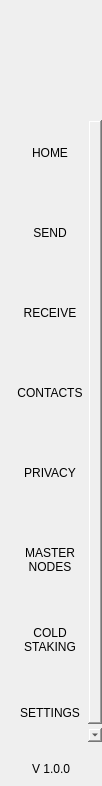
<?xml version="1.0" encoding="UTF-8"?>
<ui version="4.0">
 <class>NavMenuWidget</class>
 <widget class="QWidget" name="NavMenuWidget">
  <property name="geometry">
   <rect>
    <x>0</x>
    <y>0</y>
    <width>102</width>
    <height>786</height>
   </rect>
  </property>
  <property name="windowTitle">
   <string>Form</string>
  </property>
  <property name="styleSheet">
   <string notr="true">padding:0px;
border:none;
margin:0px;</string>
  </property>
  <layout class="QVBoxLayout" name="verticalLayout">
   <property name="spacing">
    <number>0</number>
   </property>
   <property name="leftMargin">
    <number>0</number>
   </property>
   <property name="topMargin">
    <number>0</number>
   </property>
   <property name="rightMargin">
    <number>0</number>
   </property>
   <property name="bottomMargin">
    <number>0</number>
   </property>
   <item>
    <widget class="QWidget" name="navContainer_2" native="true">
     <layout class="QVBoxLayout" name="navContainer" stretch="0,0,0,0">
      <property name="spacing">
       <number>0</number>
      </property>
      <property name="leftMargin">
       <number>0</number>
      </property>
      <property name="topMargin">
       <number>0</number>
      </property>
      <property name="rightMargin">
       <number>0</number>
      </property>
      <property name="bottomMargin">
       <number>10</number>
      </property>
      <item>
       <widget class="QPushButton" name="imgLogo">
        <property name="minimumSize">
         <size>
          <width>0</width>
          <height>120</height>
         </size>
        </property>
        <property name="focusPolicy">
         <enum>Qt::NoFocus</enum>
        </property>
        <property name="text">
         <string/>
        </property>
        <property name="iconSize">
         <size>
          <width>80</width>
          <height>80</height>
         </size>
        </property>
       </widget>
      </item>
      <item>
       <widget class="QScrollArea" name="scrollAreaNav">
        <property name="sizePolicy">
         <sizepolicy hsizetype="Expanding" vsizetype="Expanding">
          <horstretch>0</horstretch>
          <verstretch>0</verstretch>
         </sizepolicy>
        </property>
        <property name="minimumSize">
         <size>
          <width>0</width>
          <height>0</height>
         </size>
        </property>
        <property name="styleSheet">
         <string notr="true">QScrollBar {
height:0px;
 width:0px;
}

#scrollAreaNav{
background-color:transparent;
}</string>
        </property>
        <property name="horizontalScrollBarPolicy">
         <enum>Qt::ScrollBarAlwaysOff</enum>
        </property>
        <property name="sizeAdjustPolicy">
         <enum>QAbstractScrollArea::AdjustToContents</enum>
        </property>
        <property name="widgetResizable">
         <bool>true</bool>
        </property>
        <property name="alignment">
         <set>Qt::AlignLeading|Qt::AlignLeft|Qt::AlignTop</set>
        </property>
        <widget class="QWidget" name="scrollAreaNavVert">
         <property name="geometry">
          <rect>
           <x>0</x>
           <y>0</y>
           <width>100</width>
           <height>640</height>
          </rect>
         </property>
         <property name="sizePolicy">
          <sizepolicy hsizetype="Preferred" vsizetype="Expanding">
           <horstretch>0</horstretch>
           <verstretch>0</verstretch>
          </sizepolicy>
         </property>
         <property name="minimumSize">
          <size>
           <width>0</width>
           <height>0</height>
          </size>
         </property>
         <property name="autoFillBackground">
          <bool>false</bool>
         </property>
         <property name="styleSheet">
          <string notr="true">#scrollAreaNavVert{
background-color:transparent;
}</string>
         </property>
         <layout class="QVBoxLayout" name="verticalLayout_3">
          <property name="spacing">
           <number>0</number>
          </property>
          <property name="sizeConstraint">
           <enum>QLayout::SetDefaultConstraint</enum>
          </property>
          <property name="leftMargin">
           <number>0</number>
          </property>
          <property name="topMargin">
           <number>0</number>
          </property>
          <property name="rightMargin">
           <number>0</number>
          </property>
          <property name="bottomMargin">
           <number>0</number>
          </property>
          <item>
           <widget class="QToolButton" name="btnDashboard">
            <property name="minimumSize">
             <size>
              <width>100</width>
              <height>80</height>
             </size>
            </property>
            <property name="text">
             <string>HOME
</string>
            </property>
            <property name="iconSize">
             <size>
              <width>32</width>
              <height>32</height>
             </size>
            </property>
            <property name="checkable">
             <bool>true</bool>
            </property>
            <property name="checked">
             <bool>true</bool>
            </property>
            <property name="autoExclusive">
             <bool>true</bool>
            </property>
           </widget>
          </item>
          <item>
           <widget class="QToolButton" name="btnSend">
            <property name="minimumSize">
             <size>
              <width>100</width>
              <height>80</height>
             </size>
            </property>
            <property name="text">
             <string>SEND
</string>
            </property>
            <property name="iconSize">
             <size>
              <width>32</width>
              <height>32</height>
             </size>
            </property>
            <property name="checkable">
             <bool>true</bool>
            </property>
            <property name="autoExclusive">
             <bool>true</bool>
            </property>
           </widget>
          </item>
          <item>
           <widget class="QToolButton" name="btnReceive">
            <property name="minimumSize">
             <size>
              <width>100</width>
              <height>80</height>
             </size>
            </property>
            <property name="text">
             <string>RECEIVE
</string>
            </property>
            <property name="checkable">
             <bool>true</bool>
            </property>
            <property name="autoExclusive">
             <bool>true</bool>
            </property>
           </widget>
          </item>
          <item>
           <widget class="QToolButton" name="btnAddress">
            <property name="minimumSize">
             <size>
              <width>100</width>
              <height>80</height>
             </size>
            </property>
            <property name="text">
             <string>CONTACTS
</string>
            </property>
            <property name="iconSize">
             <size>
              <width>32</width>
              <height>32</height>
             </size>
            </property>
            <property name="checkable">
             <bool>true</bool>
            </property>
            <property name="autoExclusive">
             <bool>true</bool>
            </property>
           </widget>
          </item>
          <item>
           <widget class="QToolButton" name="btnPrivacy">
            <property name="minimumSize">
             <size>
              <width>100</width>
              <height>80</height>
             </size>
            </property>
            <property name="text">
             <string>PRIVACY
</string>
            </property>
            <property name="iconSize">
             <size>
              <width>32</width>
              <height>32</height>
             </size>
            </property>
            <property name="checkable">
             <bool>true</bool>
            </property>
            <property name="autoExclusive">
             <bool>true</bool>
            </property>
           </widget>
          </item>
          <item>
           <widget class="QToolButton" name="btnMaster">
            <property name="minimumSize">
             <size>
              <width>100</width>
              <height>80</height>
             </size>
            </property>
            <property name="text">
             <string>MASTER
NODES</string>
            </property>
            <property name="iconSize">
             <size>
              <width>32</width>
              <height>32</height>
             </size>
            </property>
            <property name="checkable">
             <bool>true</bool>
            </property>
            <property name="autoExclusive">
             <bool>true</bool>
            </property>
           </widget>
          </item>
          <item>
           <widget class="QToolButton" name="btnColdStaking">
            <property name="minimumSize">
             <size>
              <width>100</width>
              <height>80</height>
             </size>
            </property>
            <property name="text">
             <string>COLD
STAKING</string>
            </property>
            <property name="iconSize">
             <size>
              <width>32</width>
              <height>32</height>
             </size>
            </property>
            <property name="checkable">
             <bool>true</bool>
            </property>
            <property name="autoExclusive">
             <bool>true</bool>
            </property>
           </widget>
          </item>
          <item>
           <widget class="QToolButton" name="btnSettings">
            <property name="minimumSize">
             <size>
              <width>100</width>
              <height>80</height>
             </size>
            </property>
            <property name="text">
             <string>SETTINGS
</string>
            </property>
            <property name="iconSize">
             <size>
              <width>32</width>
              <height>32</height>
             </size>
            </property>
            <property name="checkable">
             <bool>true</bool>
            </property>
            <property name="autoExclusive">
             <bool>true</bool>
            </property>
           </widget>
          </item>
         </layout>
        </widget>
       </widget>
      </item>
      <item>
       <spacer name="verticalSpacer">
        <property name="orientation">
         <enum>Qt::Vertical</enum>
        </property>
        <property name="sizeType">
         <enum>QSizePolicy::Minimum</enum>
        </property>
        <property name="sizeHint" stdset="0">
         <size>
          <width>20</width>
          <height>20</height>
         </size>
        </property>
       </spacer>
      </item>
      <item alignment="Qt::AlignHCenter">
       <widget class="QLabel" name="labelVersion">
        <property name="maximumSize">
         <size>
          <width>16777215</width>
          <height>60</height>
         </size>
        </property>
        <property name="text">
         <string>V 1.0.0</string>
        </property>
        <property name="alignment">
         <set>Qt::AlignBottom|Qt::AlignHCenter</set>
        </property>
       </widget>
      </item>
     </layout>
    </widget>
   </item>
  </layout>
 </widget>
 <resources/>
 <connections/>
</ui>
